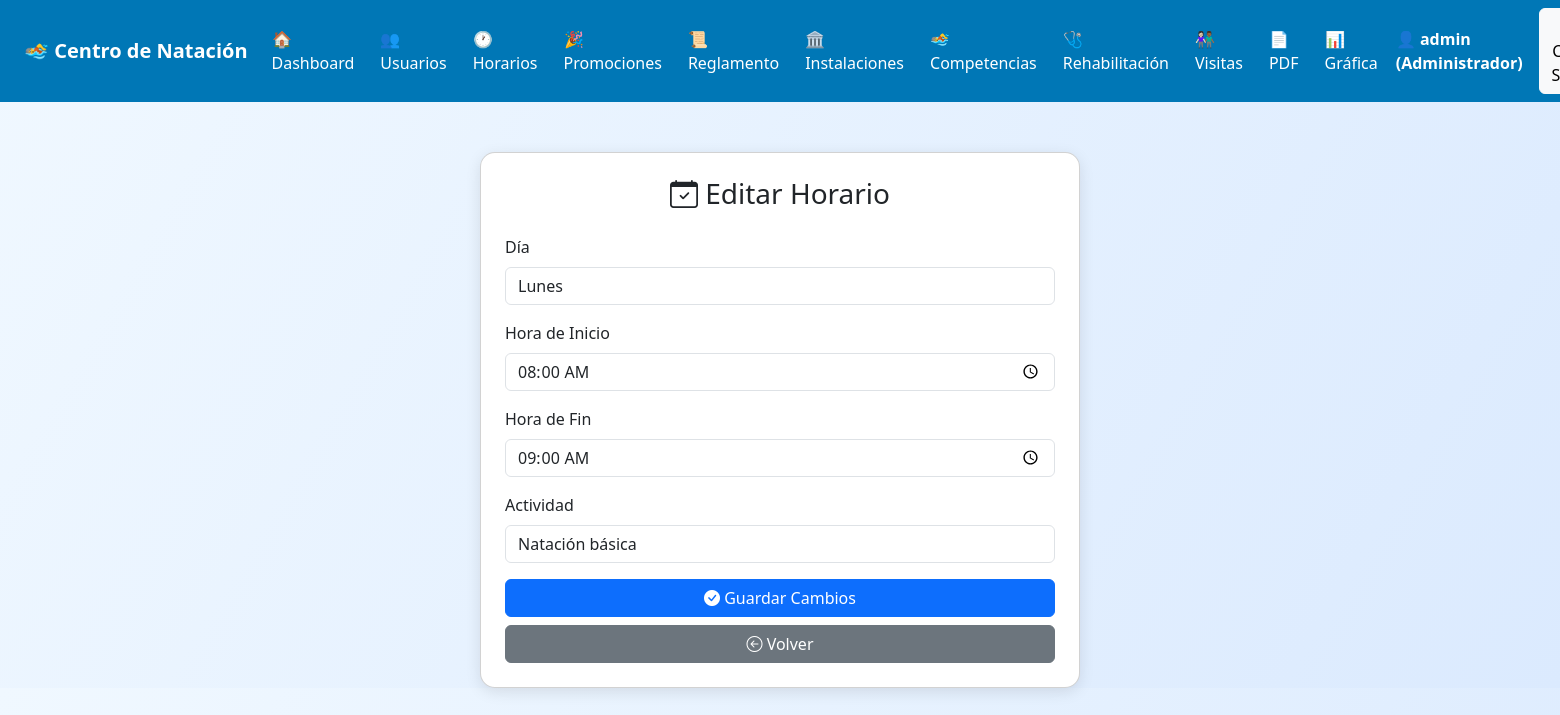
/admin/editar_horario.php?id=1 (signed in), run on the app's committed database.
### tables this page shows
CREATE TABLE IF NOT EXISTS horarios (
    id INT AUTO_INCREMENT PRIMARY KEY,
    dia VARCHAR(20),
    hora_inicio TIME,
    hora_fin TIME,
    actividad VARCHAR(100)
);

### admin/editar_horario.php (the view, shortened to what this page needs)
<?php
require_once '../database/conexion.php';
include '../includes/navbar.php';
$id = $_GET['id'];
$sql = $conn->prepare("SELECT * FROM horarios WHERE id = ?");
$sql->execute([$id]);
$horario = $sql->fetch(PDO::FETCH_ASSOC);
?>
<!DOCTYPE html>
<html lang="es">
<head>
    <link href="https://cdn.jsdelivr.net/npm/bootstrap@5.3.3/dist/css/bootstrap.min.css" rel="stylesheet">
    <link href="https://cdn.jsdelivr.net/npm/bootstrap-icons@1.10.5/font/bootstrap-icons.css" rel="stylesheet">
</head>
<body>
<div class="container">
    <div class="card p-4 mx-auto" style="max-width: 600px;">
        <h3 class="text-center mb-4"><i class="bi bi-calendar-check"></i> Editar Horario</h3>
        <form method="post">
            <div class="mb-3">
                <label class="form-label">Día</label>
                <input type="text" name="dia" class="form-control" value="<?= htmlspecialchars($horario['dia']) ?>" required>
            </div>
            <div class="mb-3">
                <label class="form-label">Hora de Inicio</label>
                <input type="time" name="hora_inicio" class="form-control" value="<?= $horario['hora_inicio'] ?>" required>
            </div>
            <div class="mb-3">
                <label class="form-label">Hora de Fin</label>
                <input type="time" name="hora_fin" class="form-control" value="<?= $horario['hora_fin'] ?>" required>
            </div>
            <div class="mb-3">
                <label class="form-label">Actividad</label>
                <input type="text" name="actividad" class="form-control" value="<?= htmlspecialchars($horario['actividad']) ?>" required>
            </div>
            <div class="d-grid gap-2">
                <button type="submit" class="btn btn-primary"><i class="bi bi-check-circle-fill"></i> Guardar Cambios</button>
                <a href="gestionar_horarios.php" class="btn btn-secondary"><i class="bi bi-arrow-left-circle"></i> Volver</a>
            </div>
        </form>
    </div>
</div>
</body>
</html>

### admin/editar_horario.php (style rules this page uses)
body { background: linear-gradient(120deg, #f0f8ff, #dbeafe); }
.card { margin-top: 50px; border-radius: 15px; box-shadow: 0 4px 15px rgba(0, 0, 0, 0.1); }

### data on the page
horarios: dia "Lunes", hora_inicio "08:00:00", hora_fin "09:00:00", actividad "Natación básica"

### other printed values
$usuario "admin"
$nivel "Administrador"
